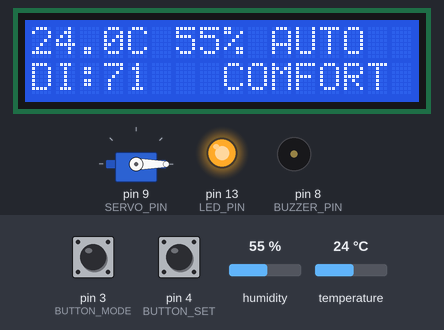
The sketch below on a simulated Arduino Uno, built with avr-gcc and run on an emulated ATmega328P. Shown: servo, 16×2 character LCD, output pins drawn as LEDs (lit = HIGH), buzzer (waves = sounding, pin HIGH). The inputs (shaded band) are chosen by the test bench; at power-on: pin 3 (BUTTON_MODE) HIGH, pin 4 (BUTTON_SET) HIGH, humidity 55 %, temperature 24 °C. EEPROM starts erased; what the sketch prints to the serial monitor is not drawn.

Above: at 7.3 s.
7.4 s: pin 3 (BUTTON_MODE) pulled LOW for 0.15 s
At 8.4 s:
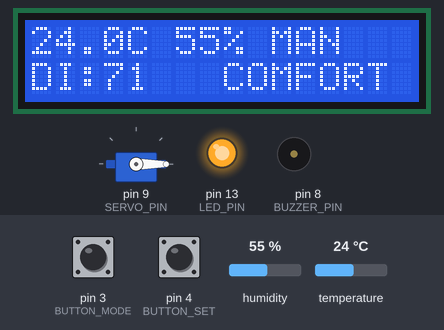
9.3 s: pin 4 (BUTTON_SET) pulled LOW for 0.15 s
At 10.8 s:
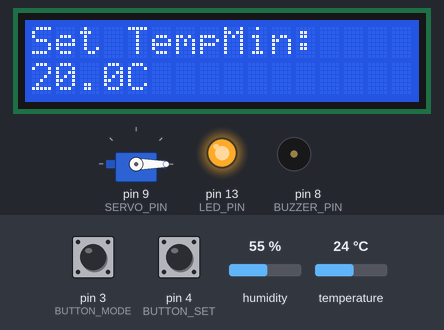
11.4 s: pin 4 (BUTTON_SET) pulled LOW for 1 s
At 12.3 s:
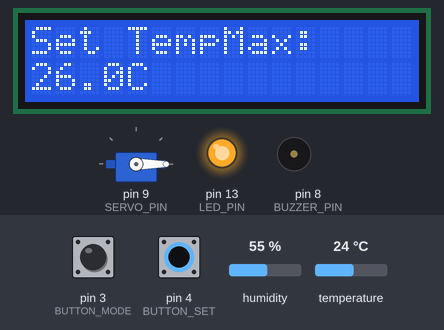
13.9 s: pin 4 (BUTTON_SET) pulled LOW for 0.15 s
At 15.1 s:
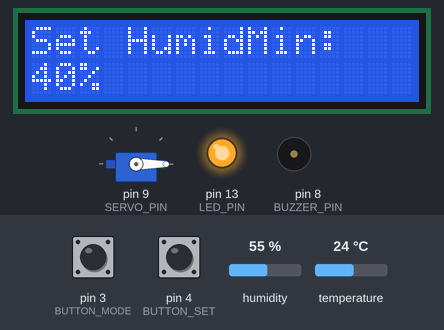
15.6 s: pin 4 (BUTTON_SET) pulled LOW for 3.2 s
At 16.6 s:
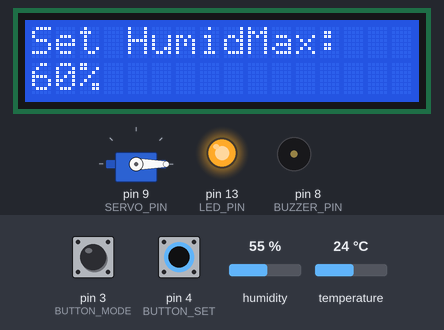
20.3 s: pin 4 (BUTTON_SET) pulled LOW for 0.15 s
At 21.8 s:
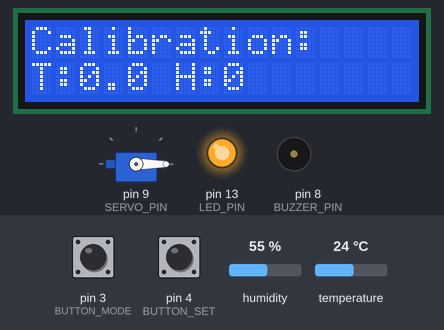
Timing chart, 0 to 23.3 s (numbered marks = the images above; inputs shaded):
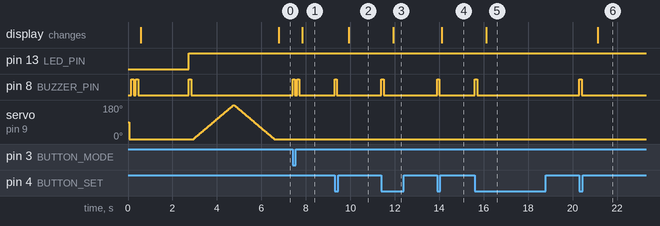

Measured:
- after the input at 7.4 s, pin 8 (BUZZER_PIN): alternates HIGH for 0.10 s and LOW for 0.10 s, 4 changes in all, then stays LOW, starting at once; the display: changes after 0.43 s (image 1)
- after the input at 9.3 s, pin 8 (BUZZER_PIN): LOW → HIGH at once, → LOW 0.10 s later; the display: changes after 0.62 s (image 2)
- after the input at 11.4 s, pin 8 (BUZZER_PIN): LOW → HIGH at once, → LOW 0.10 s later; the display: changes after 0.52 s (image 3)
- after the input at 13.9 s, pin 8 (BUZZER_PIN): LOW → HIGH at once, → LOW 0.10 s later; the display: changes after 0.22 s (image 4)
- after the input at 15.6 s, pin 8 (BUZZER_PIN): LOW → HIGH at once, → LOW 0.10 s later; the display: changes after 0.52 s (image 5)
- after the input at 20.3 s, pin 8 (BUZZER_PIN): LOW → HIGH at once, → LOW 0.10 s later; the display: changes after 0.82 s (image 6)

The sketch:

advanced_control_system.ino
```cpp
/*
  고급 온습도 자동 제어 시스템 v2.0
  - 개선된 센서 데이터 필터링
  - LCD 디스플레이 지원
  - EEPROM 설정 저장
  - 다중 동작 모드
  - 데이터 로깅 기능
*/

#include <DHT.h>
#include <Servo.h>
#include <LiquidCrystal_I2C.h>
#include <EEPROM.h>

// ==================== 핀 정의 ====================
#define DHT_PIN 2        // DHT22 센서 데이터 핀
#define DHT_TYPE DHT22   // DHT22 센서 타입
#define SERVO_PIN 9      // 서보모터 제어 핀
#define LED_PIN 13       // LED 핀
#define BUTTON_MODE 3    // 모드 변경 버튼
#define BUTTON_SET 4     // 설정 버튼
#define BUZZER_PIN 8     // 부저 핀

// ==================== 객체 생성 ====================
DHT dht(DHT_PIN, DHT_TYPE);
Servo myServo;
LiquidCrystal_I2C lcd(0x27, 16, 2); // I2C LCD (주소: 0x27, 16x2)

// ==================== 시스템 설정 ====================
// 동작 모드
enum SystemMode {
  AUTO_MODE = 0,    // 자동 모드
  MANUAL_MODE = 1,  // 수동 모드
  ECO_MODE = 2      // 절약 모드
};

// EEPROM 주소 정의
#define EEPROM_TEMP_MIN 0      // 최소 온도 설정
#define EEPROM_TEMP_MAX 4      // 최대 온도 설정
#define EEPROM_HUMID_MIN 8     // 최소 습도 설정
#define EEPROM_HUMID_MAX 12    // 최대 습도 설정
#define EEPROM_MODE 16         // 시스템 모드
#define EEPROM_CALIBRATION 20  // 센서 보정값

// ==================== 전역 변수 ====================
// 쾌적 환경 기준값 (EEPROM에서 로드)
float comfortTempMin = 20.0;
float comfortTempMax = 26.0;
float comfortHumidMin = 40.0;
float comfortHumidMax = 60.0;

// 센서 보정값
float tempCalibration = 0.0;
float humidCalibration = 0.0;

// 시스템 상태
SystemMode currentMode = AUTO_MODE;
bool systemActive = false;
bool settingMode = false;
int settingStep = 0;

// 시간 관리
unsigned long lastReadTime = 0;
unsigned long lastDisplayUpdate = 0;
unsigned long lastLogTime = 0;
unsigned long buttonPressTime = 0;

const unsigned long READ_INTERVAL = 2000;     // 센서 읽기 간격
const unsigned long DISPLAY_INTERVAL = 1000;  // 디스플레이 업데이트 간격
const unsigned long LOG_INTERVAL = 60000;     // 로그 저장 간격 (1분)
const unsigned long DEBOUNCE_DELAY = 200;     // 버튼 디바운스 지연

// 데이터 필터링
#define FILTER_SIZE 5
float tempBuffer[FILTER_SIZE];
float humidBuffer[FILTER_SIZE];
int bufferIndex = 0;
bool bufferFull = false;

// 통계 데이터
float tempSum = 0.0, humidSum = 0.0;
int readingCount = 0;
float tempMin = 999.0, tempMax = -999.0;
float humidMin = 999.0, humidMax = -999.0;

void setup() {
  Serial.begin(9600);
  Serial.println(F("고급 온습도 제어 시스템 v2.0 시작"));

  // 하드웨어 초기화
  initializeHardware();

  // EEPROM에서 설정값 로드
  loadSettingsFromEEPROM();

  // 초기 화면 표시
  displayWelcomeScreen();

  Serial.println(F("시스템 초기화 완료"));
  printSystemInfo();
}

void loop() {
  // 버튼 처리
  handleButtons();

  // 센서 데이터 읽기 및 처리
  if (millis() - lastReadTime >= READ_INTERVAL) {
    lastReadTime = millis();
    processSensorData();
  }

  // LCD 디스플레이 업데이트
  if (millis() - lastDisplayUpdate >= DISPLAY_INTERVAL) {
    lastDisplayUpdate = millis();
    updateDisplay();
  }

  // 데이터 로깅
  if (millis() - lastLogTime >= LOG_INTERVAL) {
    lastLogTime = millis();
    logData();
  }
}

// ==================== 하드웨어 초기화 ====================
void initializeHardware() {
  // 센서 및 액추에이터 초기화
  dht.begin();
  myServo.attach(SERVO_PIN);

  // 핀 모드 설정
  pinMode(LED_PIN, OUTPUT);
  pinMode(BUZZER_PIN, OUTPUT);
  pinMode(BUTTON_MODE, INPUT_PULLUP);
  pinMode(BUTTON_SET, INPUT_PULLUP);

  // LCD 초기화
  lcd.init();
  lcd.backlight();

  // 초기 상태 설정
  myServo.write(0);
  digitalWrite(LED_PIN, LOW);

  // 필터 버퍼 초기화
  for (int i = 0; i < FILTER_SIZE; i++) {
    tempBuffer[i] = 0.0;
    humidBuffer[i] = 0.0;
  }
}

// ==================== EEPROM 설정 관리 ====================
void loadSettingsFromEEPROM() {
  // 설정값이 저장되어 있는지 확인 (첫 번째 바이트가 0xFF가 아니면 저장된 값 존재)
  if (EEPROM.read(EEPROM_TEMP_MIN) != 0xFF) {
    EEPROM.get(EEPROM_TEMP_MIN, comfortTempMin);
    EEPROM.get(EEPROM_TEMP_MAX, comfortTempMax);
    EEPROM.get(EEPROM_HUMID_MIN, comfortHumidMin);
    EEPROM.get(EEPROM_HUMID_MAX, comfortHumidMax);
    EEPROM.get(EEPROM_MODE, currentMode);
    EEPROM.get(EEPROM_CALIBRATION, tempCalibration);
    EEPROM.get(EEPROM_CALIBRATION + 4, humidCalibration);

    Serial.println(F("EEPROM에서 설정값 로드 완료"));
  } else {
    Serial.println(F("기본 설정값 사용"));
    saveSettingsToEEPROM(); // 기본값을 EEPROM에 저장
  }
}

void saveSettingsToEEPROM() {
  EEPROM.put(EEPROM_TEMP_MIN, comfortTempMin);
  EEPROM.put(EEPROM_TEMP_MAX, comfortTempMax);
  EEPROM.put(EEPROM_HUMID_MIN, comfortHumidMin);
  EEPROM.put(EEPROM_HUMID_MAX, comfortHumidMax);
  EEPROM.put(EEPROM_MODE, currentMode);
  EEPROM.put(EEPROM_CALIBRATION, tempCalibration);
  EEPROM.put(EEPROM_CALIBRATION + 4, humidCalibration);

  Serial.println(F("설정값 EEPROM에 저장 완료"));
  playBeep(2); // 저장 완료 신호음
}

// ==================== 데이터 필터링 ====================
float getFilteredValue(float newValue, float buffer[], bool isTemperature) {
  // 이동 평균 필터 적용
  buffer[bufferIndex] = newValue;

  float sum = 0.0;
  int count = bufferFull ? FILTER_SIZE : (bufferIndex + 1);

  for (int i = 0; i < count; i++) {
    sum += buffer[i];
  }

  // 이상값 검출 및 제거 (표준편차 기반)
  float average = sum / count;
  float variance = 0.0;

  for (int i = 0; i < count; i++) {
    variance += pow(buffer[i] - average, 2);
  }

  float stdDev = sqrt(variance / count);
  float threshold = isTemperature ? 3.0 : 5.0; // 온도: 3도, 습도: 5% 임계값

  // 이상값 제거된 평균 계산
  float filteredSum = 0.0;
  int validCount = 0;

  for (int i = 0; i < count; i++) {
    if (abs(buffer[i] - average) <= threshold) {
      filteredSum += buffer[i];
      validCount++;
    }
  }

  return validCount > 0 ? filteredSum / validCount : average;
}

// ==================== 센서 데이터 처리 ====================
void processSensorData() {
  float rawTemp = dht.readTemperature();
  float rawHumid = dht.readHumidity();

  // 센서 읽기 오류 확인
  if (isnan(rawTemp) || isnan(rawHumid)) {
    Serial.println(F("센서 읽기 오류!"));
    displayError("센서 오류");
    return;
  }

  // 보정값 적용
  rawTemp += tempCalibration;
  rawHumid += humidCalibration;

  // 데이터 필터링
  float filteredTemp = getFilteredValue(rawTemp, tempBuffer, true);
  float filteredHumid = getFilteredValue(rawHumid, humidBuffer, false);

  // 버퍼 인덱스 업데이트
  bufferIndex = (bufferIndex + 1) % FILTER_SIZE;
  if (bufferIndex == 0) bufferFull = true;

  // 통계 업데이트
  updateStatistics(filteredTemp, filteredHumid);

  // 불쾌지수 계산
  float discomfortIndex = calculateDiscomfortIndex(filteredTemp, filteredHumid);

  // 쾌적도 판단
  bool isComfortable = checkComfortLevel(filteredTemp, filteredHumid);

  // 시스템 제어
  controlSystem(isComfortable, filteredTemp, filteredHumid);

  // 시리얼 출력
  printDetailedData(rawTemp, rawHumid, filteredTemp, filteredHumid, discomfortIndex, isComfortable);
}

// ==================== 통계 업데이트 ====================
void updateStatistics(float temp, float humid) {
  tempSum += temp;
  humidSum += humid;
  readingCount++;

  if (temp < tempMin) tempMin = temp;
  if (temp > tempMax) tempMax = temp;
  if (humid < humidMin) humidMin = humid;
  if (humid > humidMax) humidMax = humid;
}

// ==================== 불쾌지수 계산 ====================
float calculateDiscomfortIndex(float temp, float humid) {
  return 0.81 * temp + 0.01 * humid * (0.99 * temp - 14.3) + 46.3;
}

// ==================== 쾌적도 판단 ====================
bool checkComfortLevel(float temp, float humid) {
  bool tempOK = (temp >= comfortTempMin && temp <= comfortTempMax);
  bool humidOK = (humid >= comfortHumidMin && humid <= comfortHumidMax);
  return tempOK && humidOK;
}

// ==================== 시스템 제어 ====================
void controlSystem(bool isComfortable, float temp, float humid) {
  bool shouldActivate = false;

  switch (currentMode) {
    case AUTO_MODE:
      shouldActivate = isComfortable;
      break;

    case MANUAL_MODE:
      // 수동 모드에서는 사용자가 직접 제어
      return;

    case ECO_MODE:
      // 절약 모드: 더 엄격한 조건 적용
      shouldActivate = isComfortable && (temp > (comfortTempMin + 1.0)) && (temp < (comfortTempMax - 1.0));
      break;
  }

  if (shouldActivate && !systemActive) {
    systemActive = true;
    activateComfortMode();
    Serial.println(F("🌟 쾌적 모드 활성화"));

  } else if (!shouldActivate && systemActive) {
    systemActive = false;
    deactivateComfortMode();
    Serial.println(F("❌ 쾌적 모드 비활성화"));
  }
}

// ==================== 액추에이터 제어 ====================
void activateComfortMode() {
  digitalWrite(LED_PIN, HIGH);
  playBeep(1);

  // 서보모터 부드러운 회전
  for (int pos = 0; pos <= 180; pos += 2) {
    myServo.write(pos);
    delay(20);
  }
  for (int pos = 180; pos >= 0; pos -= 2) {
    myServo.write(pos);
    delay(20);
  }
}

void deactivateComfortMode() {
  digitalWrite(LED_PIN, LOW);
  myServo.write(0);
}

// ==================== 사운드 효과 ====================
void playBeep(int count) {
  for (int i = 0; i < count; i++) {
    digitalWrite(BUZZER_PIN, HIGH);
    delay(100);
    digitalWrite(BUZZER_PIN, LOW);
    delay(100);
  }
}

// ==================== 버튼 처리 ====================
void handleButtons() {
  static bool modeButtonPressed = false;
  static bool setButtonPressed = false;

  // 모드 변경 버튼
  if (digitalRead(BUTTON_MODE) == LOW && !modeButtonPressed) {
    if (millis() - buttonPressTime > DEBOUNCE_DELAY) {
      buttonPressTime = millis();
      modeButtonPressed = true;

      if (!settingMode) {
        // 모드 변경
        currentMode = (SystemMode)((currentMode + 1) % 3);
        saveSettingsToEEPROM();
        Serial.print(F("모드 변경: "));
        printCurrentMode();
      }
    }
  } else if (digitalRead(BUTTON_MODE) == HIGH) {
    modeButtonPressed = false;
  }

  // 설정 버튼
  if (digitalRead(BUTTON_SET) == LOW && !setButtonPressed) {
    if (millis() - buttonPressTime > DEBOUNCE_DELAY) {
      buttonPressTime = millis();
      setButtonPressed = true;
      handleSettingButton();
    }
  } else if (digitalRead(BUTTON_SET) == HIGH) {
    setButtonPressed = false;
  }
}

void handleSettingButton() {
  if (!settingMode) {
    settingMode = true;
    settingStep = 0;
    Serial.println(F("설정 모드 진입"));
  } else {
    settingStep++;
    if (settingStep > 4) { // 온도 최소/최대, 습도 최소/최대, 보정
      settingMode = false;
      settingStep = 0;
      saveSettingsToEEPROM();
      Serial.println(F("설정 모드 종료"));
    }
  }
  playBeep(1);
}

// ==================== LCD 디스플레이 ====================
void displayWelcomeScreen() {
  lcd.clear();
  lcd.setCursor(0, 0);
  lcd.print("Smart Climate");
  lcd.setCursor(0, 1);
  lcd.print("Control v2.0");
  delay(2000);
}

void updateDisplay() {
  if (settingMode) {
    displaySettingScreen();
  } else {
    displayMainScreen();
  }
}

void displayMainScreen() {
  // 현재 온습도 센서값 가져오기
  float temp = dht.readTemperature() + tempCalibration;
  float humid = dht.readHumidity() + humidCalibration;

  if (isnan(temp) || isnan(humid)) return;

  lcd.clear();

  // 첫 번째 줄: 온도, 습도, 모드
  lcd.setCursor(0, 0);
  lcd.print(temp, 1);
  lcd.print("C ");
  lcd.print(humid, 0);
  lcd.print("% ");

  // 모드 표시
  switch (currentMode) {
    case AUTO_MODE: lcd.print("AUTO"); break;
    case MANUAL_MODE: lcd.print("MAN"); break;
    case ECO_MODE: lcd.print("ECO"); break;
  }

  // 두 번째 줄: 상태 및 불쾌지수
  lcd.setCursor(0, 1);
  float di = calculateDiscomfortIndex(temp, humid);
  lcd.print("DI:");
  lcd.print(di, 0);

  lcd.setCursor(8, 1);
  if (systemActive) {
    lcd.print("COMFORT");
  } else {
    lcd.print("STANDBY");
  }
}

void displaySettingScreen() {
  lcd.clear();
  lcd.setCursor(0, 0);

  switch (settingStep) {
    case 0:
      lcd.print("Set TempMin:");
      lcd.setCursor(0, 1);
      lcd.print(comfortTempMin, 1);
      lcd.print("C");
      break;
    case 1:
      lcd.print("Set TempMax:");
      lcd.setCursor(0, 1);
      lcd.print(comfortTempMax, 1);
      lcd.print("C");
      break;
    case 2:
      lcd.print("Set HumidMin:");
      lcd.setCursor(0, 1);
      lcd.print(comfortHumidMin, 0);
      lcd.print("%");
      break;
    case 3:
      lcd.print("Set HumidMax:");
      lcd.setCursor(0, 1);
      lcd.print(comfortHumidMax, 0);
      lcd.print("%");
      break;
    case 4:
      lcd.print("Calibration:");
      lcd.setCursor(0, 1);
      lcd.print("T:");
      lcd.print(tempCalibration, 1);
      lcd.print(" H:");
      lcd.print(humidCalibration, 0);
      break;
  }
}

void displayError(String message) {
  lcd.clear();
  lcd.setCursor(0, 0);
  lcd.print("ERROR:");
  lcd.setCursor(0, 1);
  lcd.print(message);
  playBeep(3);
}

// ==================== 데이터 출력 ====================
void printDetailedData(float rawTemp, float rawHumid, float filteredTemp, float filteredHumid, float di, bool comfortable) {
  Serial.println(F("========== 센서 데이터 =========="));
  Serial.print(F("Raw: T="));
  Serial.print(rawTemp, 2);
  Serial.print(F("°C, H="));
  Serial.print(rawHumid, 1);
  Serial.println(F("%"));

  Serial.print(F("Filtered: T="));
  Serial.print(filteredTemp, 2);
  Serial.print(F("°C, H="));
  Serial.print(filteredHumid, 1);
  Serial.println(F("%"));

  Serial.print(F("불쾌지수: "));
  Serial.println(di, 1);

  Serial.print(F("모드: "));
  printCurrentMode();

  Serial.print(F("상태: "));
  Serial.println(comfortable ? F("쾌적 ✓") : F("불쾌적 ✗"));

  Serial.println(F("=========================="));
}

void printCurrentMode() {
  switch (currentMode) {
    case AUTO_MODE: Serial.println(F("자동")); break;
    case MANUAL_MODE: Serial.println(F("수동")); break;
    case ECO_MODE: Serial.println(F("절약")); break;
  }
}

void printSystemInfo() {
  Serial.println(F("========== 시스템 정보 =========="));
  Serial.print(F("온도 범위: "));
  Serial.print(comfortTempMin, 1);
  Serial.print(F("°C ~ "));
  Serial.print(comfortTempMax, 1);
  Serial.println(F("°C"));

  Serial.print(F("습도 범위: "));
  Serial.print(comfortHumidMin, 0);
  Serial.print(F("% ~ "));
  Serial.print(comfortHumidMax, 0);
  Serial.println(F("%"));

  Serial.print(F("센서 보정: T"));
  Serial.print(tempCalibration > 0 ? "+" : "");
  Serial.print(tempCalibration, 1);
  Serial.print(F("°C, H"));
  Serial.print(humidCalibration > 0 ? "+" : "");
  Serial.print(humidCalibration, 0);
  Serial.println(F("%"));

  Serial.print(F("현재 모드: "));
  printCurrentMode();
  Serial.println(F("============================="));
}

// ==================== 데이터 로깅 ====================
void logData() {
  if (readingCount > 0) {
    float avgTemp = tempSum / readingCount;
    float avgHumid = humidSum / readingCount;

    Serial.println(F("========== 통계 데이터 =========="));
    Serial.print(F("측정 횟수: "));
    Serial.println(readingCount);

    Serial.print(F("평균 온도: "));
    Serial.print(avgTemp, 1);
    Serial.print(F("°C ("));
    Serial.print(tempMin, 1);
    Serial.print(F("~"));
    Serial.print(tempMax, 1);
    Serial.println(F("°C)"));

    Serial.print(F("평균 습도: "));
    Serial.print(avgHumid, 0);
    Serial.print(F("% ("));
    Serial.print(humidMin, 0);
    Serial.print(F("~"));
    Serial.print(humidMax, 0);
    Serial.println(F("%)"));

    Serial.print(F("시스템 가동률: "));
    Serial.print((float)readingCount / (millis() / READ_INTERVAL) * 100, 1);
    Serial.println(F("%"));
    Serial.println(F("============================="));

    // 통계 초기화
    tempSum = humidSum = 0.0;
    readingCount = 0;
    tempMin = humidMin = 999.0;
    tempMax = humidMax = -999.0;
  }
}
```
